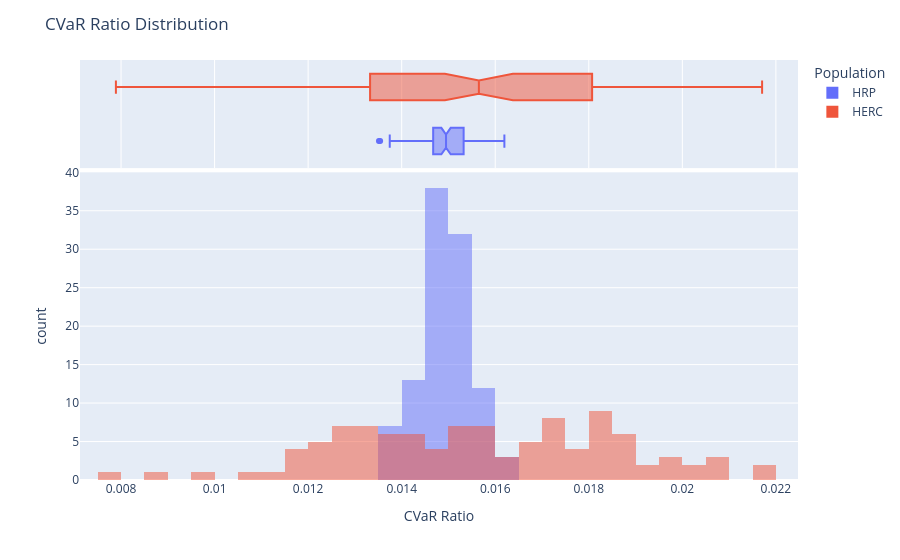

Notebook code for this chart:
### Code cell
population.plot_distribution(
    measure_list=[RatioMeasure.CVAR_RATIO], tag_list=["HRP", "HERC"], n_bins=50
)
